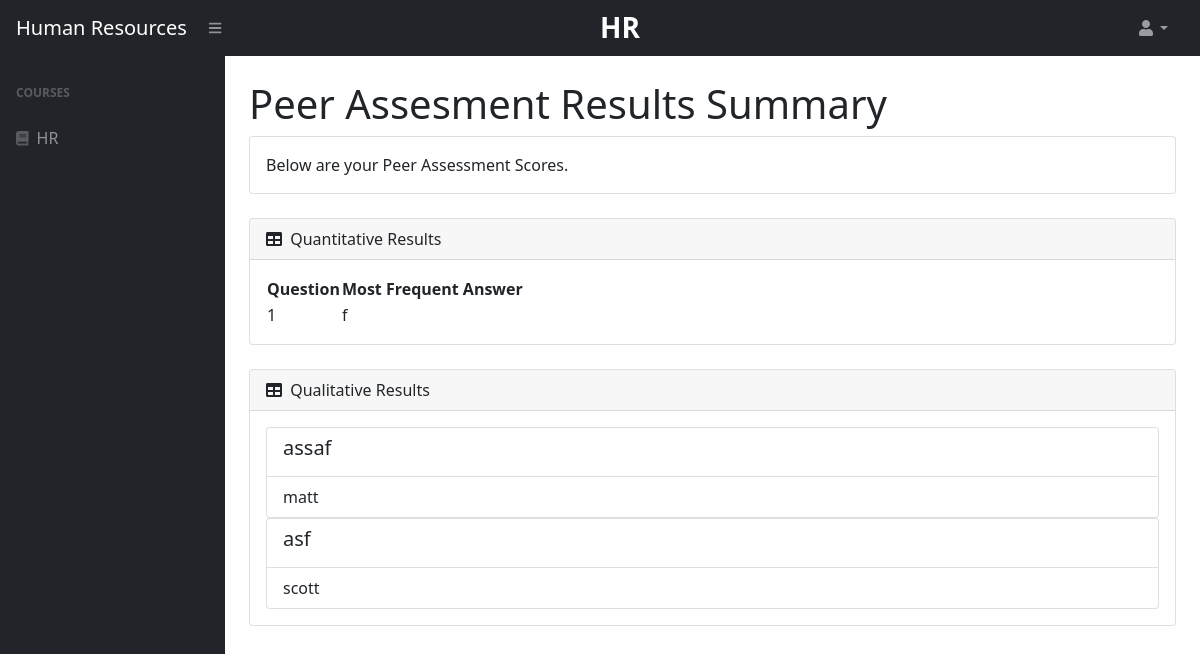
The app's page /57/27/assessment_results/ (signed in) with its own data.
### courses/models.py (models this page shows)
class Course(models.Model):
	SEMESTERS = (
		('FALL', 'Fall'),
		('SPRING', 'Spring'),
		('SUMMER', 'Summer'),
		('WINTER', 'Winter')
	)
	name = models.CharField(max_length=120, blank=False)
	semester 	= models.CharField(max_length=10, choices=SEMESTERS)
	year 		= models.DecimalField(max_digits=5,decimal_places=0, blank=False)
	code 		= models.CharField(max_length=30, blank=False)
	course_id 	= models.AutoField(primary_key=True)
	professor = models.EmailField(max_length=120)

class Registration(models.Model):
	student 	= models.EmailField(max_length=120,blank=False)
	team_id 	= models.DecimalField(max_digits=20,decimal_places=0, blank=False)
	course_id	= models.DecimalField(max_digits=20,decimal_places=0, blank=False)
	name = models.CharField(max_length=120)

### assessments/models.py (models this page shows)
class FreeResponse(models.Model):
    peer_assessment = models.ForeignKey(PeerAssessment, on_delete=models.CASCADE, default=None)
    response = models.CharField(max_length=256)

class FreeResponseAnswer(models.Model):
    submission = models.ForeignKey(Submission,on_delete=models.CASCADE)
    response_answer = models.CharField(max_length=256)
    free_response = models.ForeignKey(FreeResponse, on_delete=models.CASCADE)

### assessments/views.py (the view)
# urls.py: path("<int:peer_assessment_pk>/<int:course_pk>/assessment_results/", assessment_views.assessment_results, name="assessment_results")
def assessment_results(request, peer_assessment_pk, course_pk):
    submissions = Submission.objects.filter(assigned_to=request.user, peer_assessment=peer_assessment_pk)
    mc_response = {}  #mc_response is a hashmap of hashmaps where questions -> options -> occurrence of each option in submissions
    frq_response = {}
    for submission in submissions:
        answers = Answer.objects.filter(submission=submission)
        for answer in answers:  #collect mc answers
            op = answer.option
            q = op.question
            if q.question in mc_response:
                if op.option_text in mc_response[q.question]:
                    mc_response[q.question][op.option_text] += 1
                else:
                    mc_response[q.question][op.option_text] = 1
            else:
                mc_response[q.question] = {}
                mc_response[q.question][op.option_text] = 1
        fr_answers = FreeResponseAnswer.objects.filter(submission=submission)
        for fr_answer in fr_answers:    #collect frq answers
            q = fr_answer.free_response.response
            if q in frq_response:
                frq_response[q].append(fr_answer.response_answer)
            else:
                frq_response[q] = [fr_answer.response_answer]
    max_responses = {}
    for key, value in mc_response.items():
        max_val = max(value.items(), key=lambda x : x[1])
        max_answers = max_val[0]
        for k, v in value.items():  #handles case where multiple answers are most common
            if k != max_val[0] and v == max_val[1]:
                max_answers += ", " + k
        max_responses[key] = max_answers
    data = {
        "course_list": get_user_registrations(request),
        "invitations": get_user_invitations(request),
        "current_course": course_pk,
        "current_course_name": Course.objects.get(course_id=course_pk).name,
        "mc_response": max_responses,
        "frq_response": frq_response
    }
    return render(request, "assessments/assessment_results.html", data)

### assessments/views.py (called while the page is built)
def get_user_registrations(request):
    if request.user.is_staff:
        registrations = Course.objects.filter(professor=request.user.email)
    else:
        registrations = Registration.objects.filter(student=request.user.email)
    return registrations

def get_user_invitations(request):
    invitations = []
    if not request.user.is_staff:
        invitations = Invitation.objects.filter(student=request.user.email)
    return invitations

### assessments/templates/assessments/assessment_results.html (shortened to what this page needs)
{% extends "users/home.html" %}
{% block course_header %}
<div class="col">
    <h1 style="font-size: 1.75rem;" style="align-items:center" class="navbar-brand d-md-inline-block ms-auto">
        <strong>{{current_course_name}}</strong></h1>
</div>
<ul class="navbar-nav ms-auto ms-md-0 me-3 me-lg-4">
    <li class="nav-item dropdown">
        <a class="nav-link dropdown-toggle" id="navbarDropdown" href="#" role="button" data-bs-toggle="dropdown"
            aria-expanded="false"><i class="fas fa-user fa-fw"></i></a>
    </li>
</ul>
{% endblock %}
{% block core_content %}
<div class="container-fluid px-4">
    <h1 class="mt-4">Peer Assesment Results Summary</h1>
    <div class="card mb-4">
        <div class="card-body">
            Below are your Peer Assessment Scores.
        </div>
    </div>
    <div class="card mb-4">
        <div class="card-header">
            <i class="fas fa-table me-1"></i>
            Quantitative Results
        </div>
        <div class="card-body">
            <table id="datatablesSimple">
                <thead>
                    <tr>
                        <th>Question</th>
                        <th>Most Frequent Answer</th>
                    </tr>
                </thead>
                <tbody>
                    {% for key, value in mc_response.items %}
                    <tr>
                        <td>{{key}}</td>
                        <td>{{value}}</td>
                    </tr>
                    {% endfor %}
                </tbody>
            </table>
        </div>
    </div>
    <div class="card mb-4">
        <div class="card-header">
            <i class="fas fa-table me-1"></i>
            Qualitative Results
        </div>
        <div class="card-body">
        {% for key, value in frq_response.items %}
            <div class="list-group">
                <div class="list-group-item">
                    <h5>{{key}}</h5>
                </div>
                {% for answer in value %}
                <div class="list-group-item">
                    {{answer}}
                </div>
                {% endfor %}
            </div>
        {% endfor %}
        </div>
    </div>
</div>
{% endblock %}

### users/templates/users/home.html (shortened to what this page needs)
{% load static %}
{% load crispy_forms_tags %}
<!DOCTYPE html>
<html lang="en">
    <head>
        <link rel="stylesheet"  href="{%  static  'css/styles.css'  %}">
        <link href="https://cdn.jsdelivr.net/npm/simple-datatables@latest/dist/style.css" rel="stylesheet" />
    </head>
    <body class="sb-nav-fixed">
        <nav class="sb-topnav navbar navbar-expand navbar-dark bg-dark">
            <div class="col-2">
                <a class="navbar-brand ps-3" href="/">Human Resources</a>
            </div>
            <div class="col-4">
                <button class="btn btn-link btn-sm order-1 order-lg-0 me-4 me-lg-0" id="sidebarToggle" href="#!"><i class="fas fa-bars"></i></button>
            </div>
            {% block course_header %}{% endblock %}
        </nav>
        <div id="layoutSidenav">
            <div id="layoutSidenav_nav">
                <nav class="sb-sidenav accordion sb-sidenav-dark" id="sidenavAccordion">
                    <div class="sb-sidenav-menu">
                        <div class="nav">
                            <div class="sb-sidenav-menu-heading">Courses</div>
                            {% for course in course_list %}
                            <a class="nav-link" href="{% url 'assessments_list' course.course_id %}">
                                <div class="sb-nav-link-icon"><i class="fas fa-solid fa-book"></i></div>
                                {{ course.name }}
                            </a>
                            {% empty %}
                            <div style="margin-left:5%">No courses for this user</div>
                            {% endfor %}
                        </div>
                    </div>
                </nav>
            </div>
            <div id="layoutSidenav_content">
                <main>
                    {% block core_content %}{% endblock %}
                </main>
            </div>
        </div>
    </body>
</html>

### records on screen
Course: name "HR"
Registration: name "HR"
FreeResponse: frq_response "assaf"
FreeResponseAnswer: value "matt"
FreeResponse: frq_response "asf"
FreeResponseAnswer: value "scott"

### other values on screen
{{ key }} "1"
{{ value }} "f"
